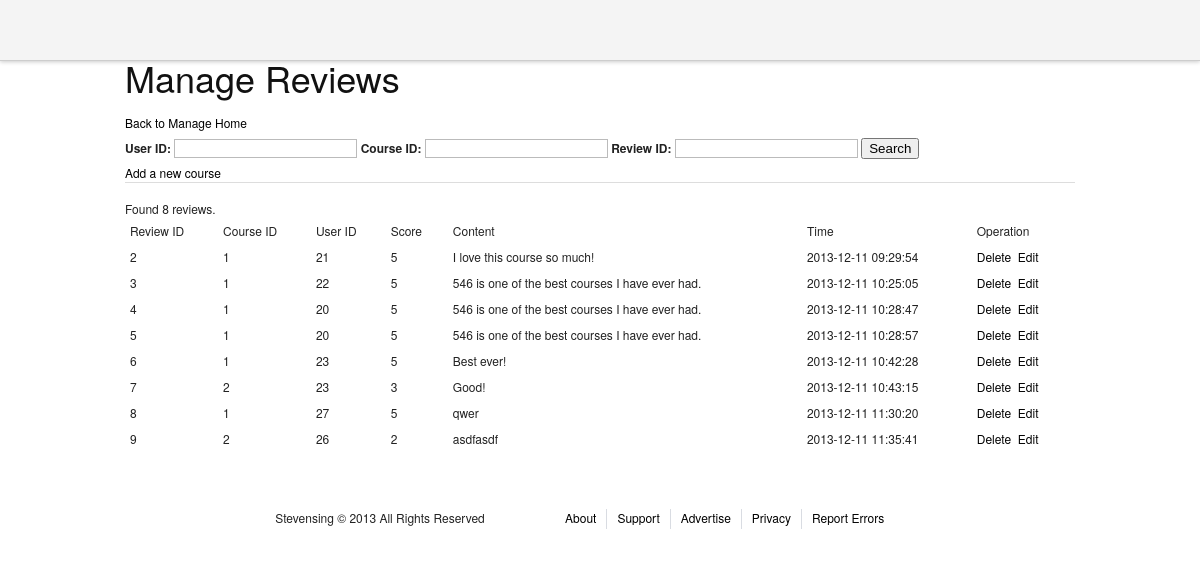
/admin/managereviews.php, run on an earlier commit of the app's database.
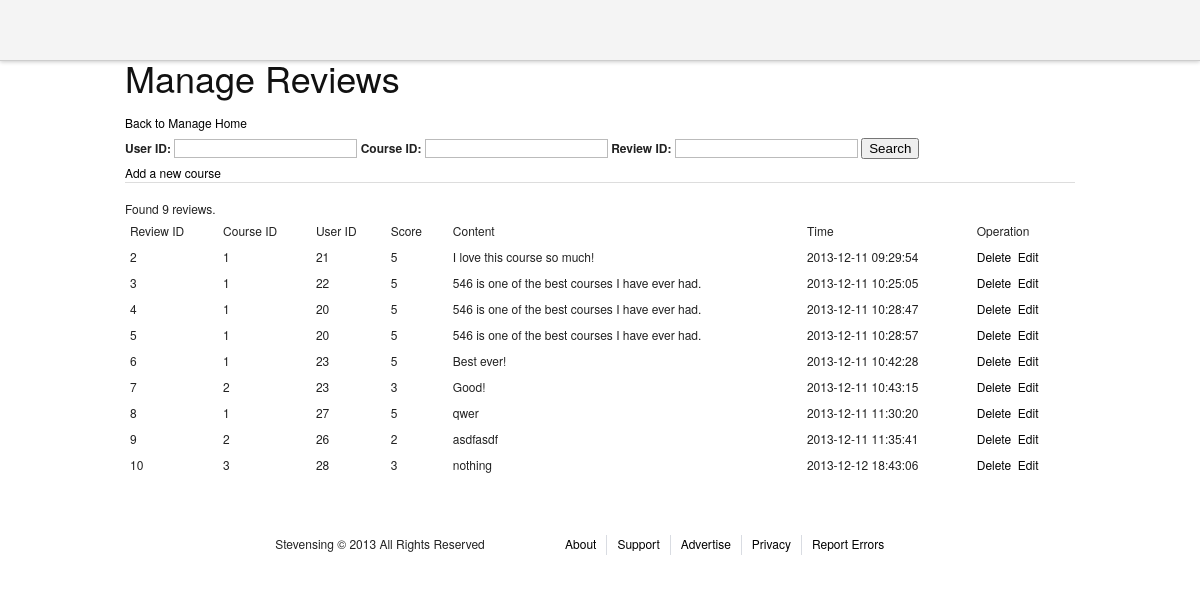
And on a later commit of the database.
### tables this page shows
CREATE TABLE `reviews` (
  `review_id` int(11) NOT NULL AUTO_INCREMENT,
  `course_id` int(11) NOT NULL,
  `user_id` int(11) NOT NULL,
  `score` tinyint(4) NOT NULL,
  `content` varchar(3000) NOT NULL,
  `timestamp` timestamp NOT NULL DEFAULT CURRENT_TIMESTAMP ON UPDATE CURRENT_TIMESTAMP,
  PRIMARY KEY (`review_id`),
  KEY `course_id` (`course_id`),
  CONSTRAINT `course_id` FOREIGN KEY (`course_id`) REFERENCES `courses` (`course_id`) ON DELETE CASCADE
);

### admin/managereviews.php (the view, shortened to what this page needs)
<?php
include "header.php";
include "../mysqli_connection.php";
?>
<div>
<h1>Manage Reviews</h1>
<a href = "adminhome.php">Back to Manage Home</a>
</div>
<div>
<form action = "#" method = "GET">
<label for = "user_id">User ID: </label><input type = "text" name = "user_id" value = "<?php echo isset($_GET['user_id'])?$_GET['user_id']:"";?>" />
<label for = "course_id">Course ID: </label><input type = "text" name = "course_id" value = "<?php echo isset($_GET['course_id'])?$_GET['course_id']:"";?>" />
<label for = "review_id">Review ID: </label><input type = "text" name = "review_id" value = "<?php echo isset($_GET['review_id'])?$_GET['review_id']:"";?>" />
<input type = "submit" value = "Search" />
</form>
</div>
<div>
<a href="editcourse.php">Add a new course</a>
</div>
<hr />
<div>
<table>
<thead >
<td>Review ID</td><td>Course ID</td><td>User ID</td><td>Score </td><td>Content</td><td>Time </td><td>Operation</td>
</thead>
<tbody>
<?php
$filter = "true";
$perNumber = 25;
if(isset($_GET['page']))$page = $_GET['page'];
else $page=1;
$count = $mysqli->query("select count(*) from reviews WHERE " . $filter . ";");
$rs = mysqli_fetch_array($count);
$totalNumber = $rs[0];
if ($totalNumber == 0){
        echo "<div><font color='red'>No result!</font></div>";
}
else{
        echo "<div>Found " . $totalNumber. " reviews.</div>";
}
$startCount = ($page - 1) * $perNumber;
$result = $mysqli->query("select * from reviews WHERE (" . $filter .") LIMIT $startCount, $perNumber");
if ($result){
        while ($row = mysqli_fetch_array($result)){
?>
<tr>
<td><?php echo $row["review_id"];?></td>
<td><?php echo $row["course_id"];?></td>
<td><?php echo $row["user_id"];?></td>
<td><?php echo $row["score"];?></td>
<td><?php echo $row["content"];?></td>
<td><?php echo $row["timestamp"];?></td>
<td><a href="javascript:" onclick = "show_delete_yes(this,<?php echo $row['course_id'];?>);" >Delete</a>&nbsp&nbsp<a href="editcourse.php?id=<?php echo $row['course_id'];?>">Edit</a></td>
</tr>
</tbody>
<?php
        }
 }
?>
</table>
</div>
<?php
include "footer.php";

What changed in the data, as far as the page shows it:
added reviews: review_id "10", course "3", user "28", score "3", content "nothing", timestamp "2013-12-12 18:43:06"
Also different on the page:
$totalNumber: "8" → "9"
